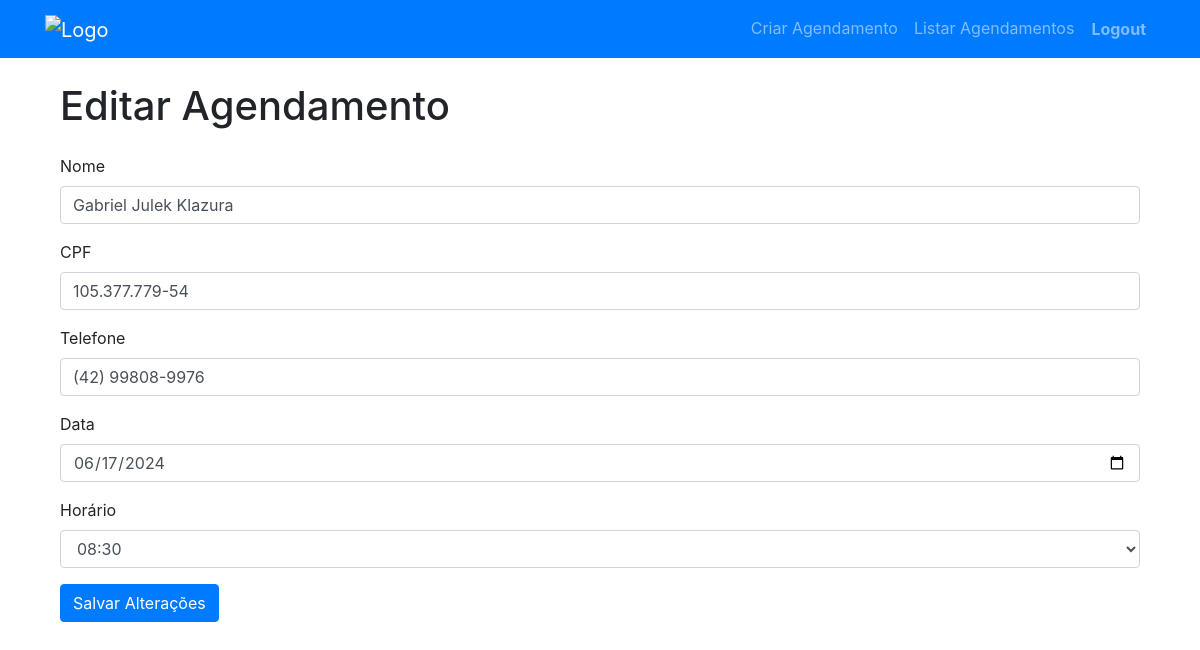
Page /editar/20 (signed in) on the committed database.
### app/models.py (models this page shows)
class BaseModel(Model):
    class Meta:
        database = db

class Agendamento(BaseModel):
    nome = CharField(max_length=100)
    cpf = CharField(max_length=11, null=True)
    telefone = CharField(max_length=15, null=True)
    data = DateField()
    horario = TimeField()
    presence = BooleanField(default=False)  # Adicionando o campo presence

### app/routes.py (the view, shortened to what this page needs)
@bp.route('/editar/<int:id>', methods=['GET', 'POST'])
@login_required
def editar(id):
    agendamento = Agendamento.get_or_none(Agendamento.id == id)
    if not agendamento:
        flash('Agendamento não encontrado!', 'danger')
        return redirect(url_for('app.listar'))
    form = AgendamentoForm(obj=agendamento)
    min_date = date.today().strftime('%Y-%m-%d')  # Define a data mínima como o dia atual
    form.data.render_kw = {'min': min_date}  # Passa a data mínima para o campo de data
    horarios = get_available_slots(agendamento.data)
    if agendamento.horario.strftime('%H:%M') not in horarios:
        horarios.append(agendamento.horario.strftime('%H:%M'))
        horarios.sort()
    return render_template('editar.html', form=form, agendamento=agendamento, agendamento_horario_str=agendamento.horario.strftime('%H:%M'), min_date=min_date, horarios=horarios)

### app/forms.py
class AgendamentoForm(FlaskForm):
    nome = StringField('Nome', validators=[DataRequired(), Length(max=100)])
    cpf = StringField('CPF', validators=[Length(min=0, max=14)])
    telefone = StringField('Telefone', validators=[Length(min=0, max=15)])
    data = DateField('Data', validators=[DataRequired()], format='%Y-%m-%d')
    horario = TimeField('Horário', validators=[DataRequired()], format='%H:%M')
    submit = SubmitField('Agendar')

### app/routes.py (called while the page is built)
def login_required(f):
    @wraps(f)
    def decorated_function(*args, **kwargs):
        if 'user_id' not in session:
            flash('Você precisa estar logado para acessar esta página.', 'warning')
            return redirect(url_for('app.login'))
        return f(*args, **kwargs)
    return decorated_function

### app/templates/editar.html (shortened to what this page needs)
{% extends "base.html" %}
{% block content %}
<div class="container">
    <h1 class="my-4">Editar Agendamento</h1>
    <form method="post">
        <div class="mb-3">
            {{ form.nome.label(class="form-label") }}
            {{ form.nome(class="form-control") }}
        </div>
        <div class="mb-3">
            {{ form.cpf.label(class="form-label") }}
            {{ form.cpf(class="form-control", id="cpf") }}
        </div>
        <div class="mb-3">
            {{ form.telefone.label(class="form-label") }}
            {{ form.telefone(class="form-control", id="telefone") }}
        </div>
        <div class="mb-3">
            {{ form.data.label(class="form-label") }}
            {{ form.data(class="form-control", id="data") }}
        </div>
        <div class="mb-3">
            {{ form.horario.label(class="form-label") }}
            <select name="horario" id="horario" class="form-control">
                {% for hora in horarios %}
                    <option value="{{ hora }}" {% if hora == agendamento_horario_str %} selected {% endif %}>{{ hora }}</option>
                {% endfor %}
            </select>
        </div>
        <button type="submit" class="btn btn-primary">Salvar Alterações</button>
    </form>
</div>
{% endblock %}

### rows in the picture
Agendamento: nome "Gabriel Julek Klazura", cpf "105.377.779-54", telefone "(42) 99808-9976", data "06/17/2024"

### other values in the picture
form field horario "08:30"
